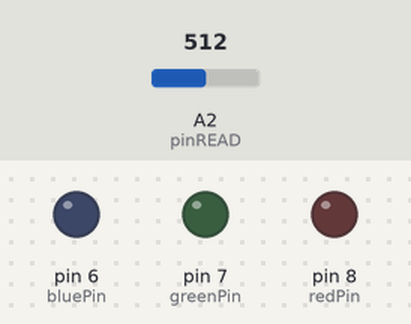
Recording of a sketch running on a simulated Arduino Uno, built with avr-gcc and run on an emulated ATmega328P. Shown: output pins drawn as LEDs (lit = HIGH). Inputs (shaded band) come from the test bench; at power-on: A2 (pinREAD) = 512.

Above: at 1.2 s.
1.3 s: A2 (pinREAD) set to 6
2.8 s: A2 (pinREAD) set to 3
At 3.5 s:
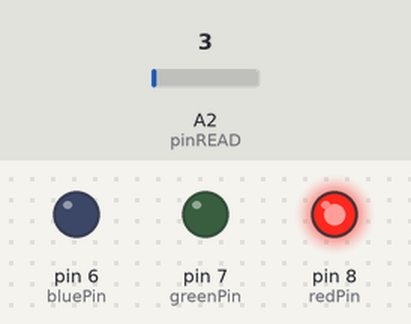
Timing chart, 0 to 5.8 s (numbered marks = the images above; inputs shaded):
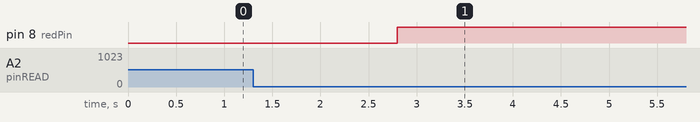

The sketch:

show-red-when-voltage-low.ino
```cpp
int redPin = 8;
int greenPin = 7;
int bluePin = 6;
int pinREAD=A2;

// the setup function runs once when you press reset or power the board
void setup() {
  // initialize digital pin LED_BUILTIN as an output.
  pinMode(redPin, OUTPUT);
  pinMode(greenPin, OUTPUT);
  pinMode(bluePin, OUTPUT);
}

// the loop function runs over and over again forever
void loop() {
  int value = analogRead(pinREAD);
  float volt = value * 5.0 / 1023.0;
  if (value < 4.3) {
    analogWrite(redPin, 255);
  }
}
```

Measured:
- the behaviour switches between 5 and 4 on A2 (pinREAD) (found by bisection; images 0 and 1)
- after the input at 1.3 s, every drawn part: stays the same
- after the input at 2.8 s, pin 8 (redPin): LOW → HIGH at once
